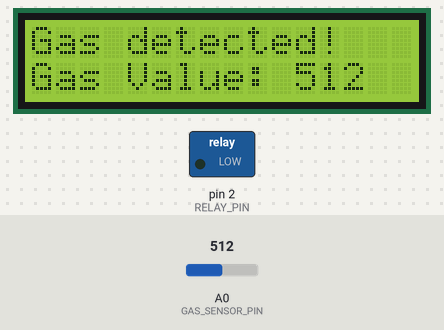
A sketch run on a simulated Arduino Uno, built with avr-gcc and run on an emulated ATmega328P. Parts: 16×2 character LCD, switched loads named in the sketch (green lamp = pin HIGH). Inputs (shaded band) come from the test bench; at power-on: A0 (GAS_SENSOR_PIN) = 512.

Above: at 3.2 s.
3.3 s: A0 (GAS_SENSOR_PIN) set to 268
At 5.8 s:
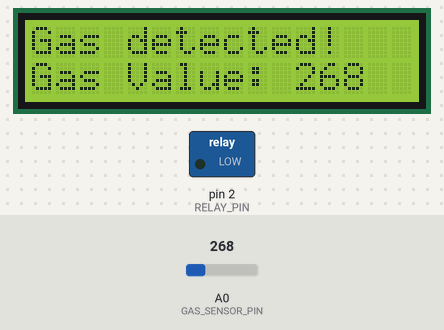
7.1 s: A0 (GAS_SENSOR_PIN) set to 234
At 9.1 s:
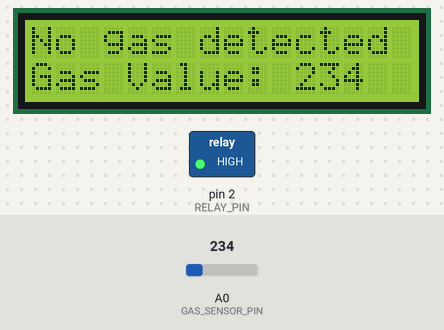
10.9 s: A0 (GAS_SENSOR_PIN) set to 260
At 12.4 s:
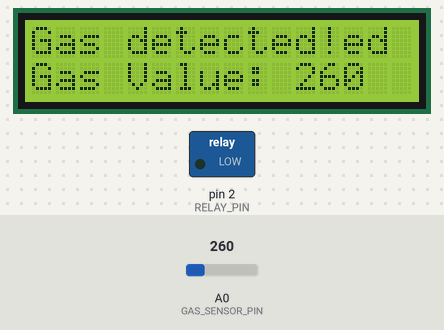
Timing chart, 0 to 13.9 s (numbered marks = the images above; inputs shaded):
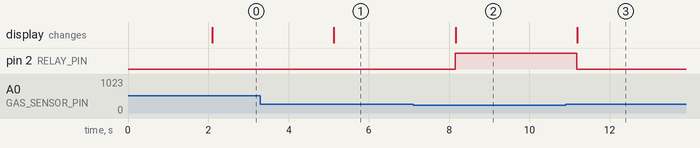

Measured:
- the behaviour switches between 251 and 250 on A0 (GAS_SENSOR_PIN) (found by bisection; images 1 and 2)
- after the input at 3.3 s, the display: changes after 1.8 s (image 1)
- after the input at 7.1 s, pin 2 (RELAY_PIN): LOW → HIGH after 1.0 s; the display: changes after 1.1 s (image 2)
- after the input at 10.9 s, pin 2 (RELAY_PIN): HIGH → LOW after 0.27 s; the display: changes after 0.29 s (image 3)

The sketch:

MQ2_Gas_Detector_With_Relay.ino
```cpp
#include <Wire.h>
#include <LiquidCrystal_I2C.h>

#define RELAY_PIN 2  // Replace with the actual pin you connect the relay to
#define GAS_SENSOR_PIN A0  // Replace with the actual pin you connect the gas sensor to

LiquidCrystal_I2C lcd(0x27, 16, 2);  // I2C address 0x27, 16 columns and 2 rows

void setup() {
  pinMode(RELAY_PIN, OUTPUT);
  lcd.begin(16, 2);
  lcd.backlight();
  lcd.print("Gas Detector");
  delay(2000);
  lcd.clear();
}

void loop() {
  int gasValue = analogRead(GAS_SENSOR_PIN);

  if (gasValue > 250) {  // Adjust the threshold based on your sensor's characteristics
    lcd.setCursor(0, 0);
    lcd.print("Gas detected!");
    digitalWrite(RELAY_PIN, LOW);  // Turn on the relay
  } else {
    lcd.setCursor(0, 0);
    lcd.print("No gas detected");
    digitalWrite(RELAY_PIN, HIGH);  // Turn off the relay
  }

  lcd.setCursor(0, 1);
  lcd.print("Gas Value: ");
  lcd.print(gasValue);

  delay(3000);  // Adjust the delay based on your needs
}
```
